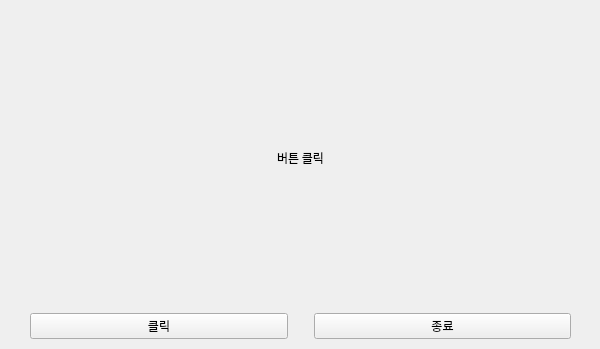
<?xml version="1.0" encoding="UTF-8"?>
<ui version="4.0">
 <class>MainWindow</class>
 <widget class="QMainWindow" name="MainWindow">
  <property name="geometry">
   <rect>
    <x>0</x>
    <y>0</y>
    <width>600</width>
    <height>349</height>
   </rect>
  </property>
  <property name="font">
   <font>
    <family>D2Coding</family>
   </font>
  </property>
  <property name="windowTitle">
   <string>Sample Window</string>
  </property>
  <widget class="QWidget" name="centralwidget">
   <widget class="QWidget" name="verticalLayoutWidget">
    <property name="geometry">
     <rect>
      <x>10</x>
      <y>10</y>
      <width>581</width>
      <height>331</height>
     </rect>
    </property>
    <layout class="QVBoxLayout" name="verticalLayout">
     <item>
      <widget class="QLabel" name="lbl1">
       <property name="text">
        <string>버튼 클릭</string>
       </property>
       <property name="alignment">
        <set>Qt::AlignCenter</set>
       </property>
      </widget>
     </item>
     <item>
      <layout class="QHBoxLayout" name="horizontalLayout">
       <item>
        <spacer name="horizontalSpacer_2">
         <property name="orientation">
          <enum>Qt::Horizontal</enum>
         </property>
         <property name="sizeType">
          <enum>QSizePolicy::Fixed</enum>
         </property>
         <property name="sizeHint" stdset="0">
          <size>
           <width>20</width>
           <height>20</height>
          </size>
         </property>
        </spacer>
       </item>
       <item>
        <widget class="QPushButton" name="btn1">
         <property name="text">
          <string>클릭</string>
         </property>
        </widget>
       </item>
       <item>
        <spacer name="horizontalSpacer">
         <property name="orientation">
          <enum>Qt::Horizontal</enum>
         </property>
         <property name="sizeType">
          <enum>QSizePolicy::Fixed</enum>
         </property>
         <property name="sizeHint" stdset="0">
          <size>
           <width>20</width>
           <height>30</height>
          </size>
         </property>
        </spacer>
       </item>
       <item>
        <widget class="QPushButton" name="btn2">
         <property name="text">
          <string>종료</string>
         </property>
        </widget>
       </item>
       <item>
        <spacer name="horizontalSpacer_3">
         <property name="orientation">
          <enum>Qt::Horizontal</enum>
         </property>
         <property name="sizeType">
          <enum>QSizePolicy::Fixed</enum>
         </property>
         <property name="sizeHint" stdset="0">
          <size>
           <width>20</width>
           <height>20</height>
          </size>
         </property>
        </spacer>
       </item>
      </layout>
     </item>
     <item>
      <layout class="QVBoxLayout" name="verticalLayout_4"/>
     </item>
    </layout>
   </widget>
  </widget>
 </widget>
 <resources/>
 <connections/>
</ui>
